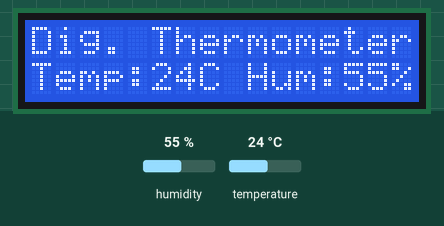
Bench run of a sketch on a simulated Arduino Uno, built with avr-gcc and run on an emulated ATmega328P. On the bench: 16×2 character LCD. The test bench sets the inputs (shaded band); at power-on: humidity 55 %, temperature 24 °C.

Above: at 1.2 s.
1.3 s: humidity set to 22 %
At 3.3 s:
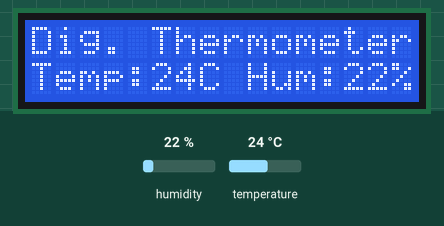
4.0 s: temperature set to 12 °C
At 4.5 s:
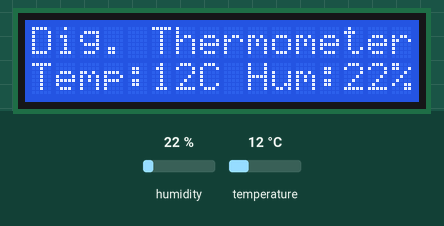
6.7 s: humidity set to 40 %
At 9.3 s:
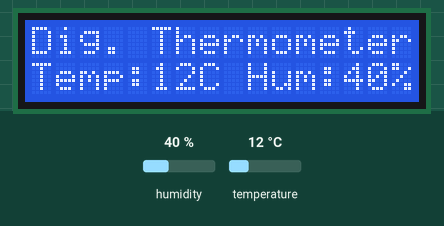
9.6 s: temperature set to 19 °C
At 10.6 s:
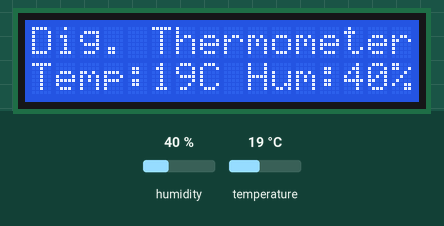
Timing chart, 0 to 12.6 s (numbered marks = the images above; inputs shaded):
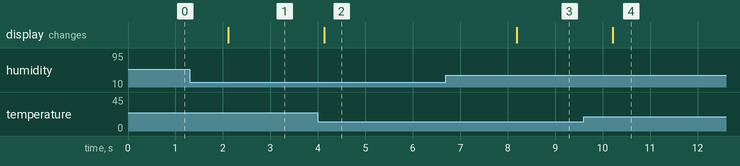

The sketch:

DHT11_LCD1062.ino
```cpp
#include <LiquidCrystal.h>
#include <DHT.h>

// Se inicializa la librería con el número de pines
LiquidCrystal lcd(7, 8, 9, 10, 11, 12);
//Pin donde se conecta el sensor
byte sen_pin_conect=2;
byte temperatura, humedad;

DHT dht(sen_pin_conect, DHT11);

void setup() {
  // Indica el número de columnas y filas del LCD, en este caso 16 columnas y dos filas que tiene el LCD 1602
   lcd.begin(16, 2);
     dht.begin();
   lcd.print("Dig. Thermometer");

}

void loop() {

   humedad = dht.readHumidity();
   temperatura=dht.readTemperature();
   lcd.setCursor(0, 1);
   lcd.print("Temp:"+ String (temperatura)+"C Hum:"+String(humedad)+"%");

}
```

Measured:
- after the input at 1.3 s, the display: changes after 0.82 s (image 1)
- after the input at 4.0 s, the display: changes after 0.14 s (image 2)
- after the input at 6.7 s, the display: changes after 1.5 s (image 3)
- after the input at 9.6 s, the display: changes after 0.61 s (image 4)
